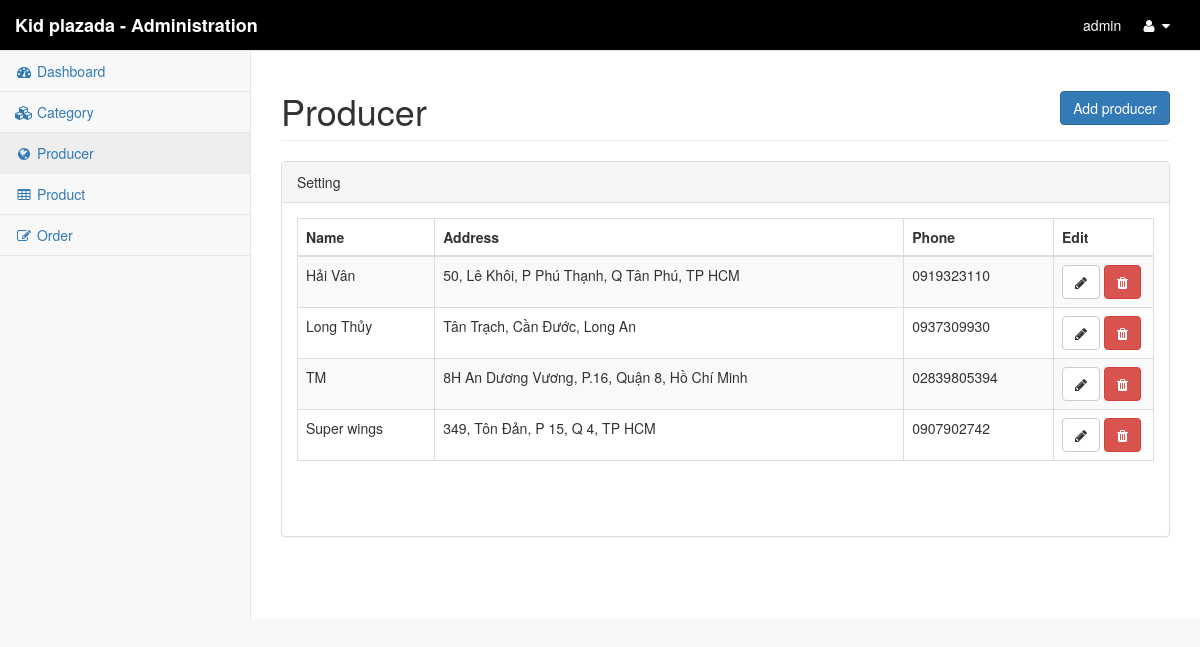
Page /Kidplazada_website/dashboard/producer.php (signed in) on the committed database.
### tables this page shows
CREATE TABLE `producer`  (
  `id` int(10) NOT NULL AUTO_INCREMENT,
  `name` varchar(20) NOT NULL,
  `address` varchar(1000) NULL DEFAULT NULL,
  `phone` varchar(11) NULL DEFAULT NULL,
  PRIMARY KEY (`id`) USING BTREE
);

### Kidplazada_website/dashboard/producer.php (called while the page is built, shortened)
<?php
    include("template.php")
?>

### Kidplazada_website/dashboard/body/producer.body.php (the view, shortened to what this page needs)
<div id="page-wrapper">
            <div class="row">
                <div class="col-lg-12">
                    <h1 class="page-header">Producer<a data-toggle="modal" data-target="#addForm" class="btn btn-primary" style="float: right">Add producer</a></h1>
                </div>
            </div>
            <div class="row">
                <div class="col-lg-12">
                    <div class="panel panel-default">
                        <div class="panel-heading">
                        <div>Setting</div>
                        </div>
                        <div class="panel-body">
                            <table width="100%" class="table table-striped table-bordered table-hover" id="dataTables-example">
                                <thead>
                                    <tr>
                                        <th>Name</th>
                                        <th>Address</th>
                                        <th>Phone</th>
                                        <th>Edit</th>
                                    </tr>
                                </thead>
                                <tbody>
                                    <?php
                                        $status=0;
                                        $limit=5;
                                        $table=mysqli_query($connect,"select * from producer limit $status, $limit");
                                        while($row = mysqli_fetch_array($table))
                                        {
                                    ?>
                                    <tr class="odd gradeX">
                                        <td><?= $row["name"] ?></td>
                                        <td><?= $row["address"] ?></td>
                                        <td><?= $row["phone"] ?></td>
                                        <td width="100px">
			                            	<a class="btn btn-default" data-toggle="modal" data-target="#<?= $row["id"] ?>"><em class="fa fa-pencil"></em></a>
			                            	<a class="btn btn-danger" href="process.php?cmd=delete from producer where id='<?= $row["id"] ?>'&selfpage=producer.php"><em class="fa fa-trash"></em></a>
                            			</td>
                                    </tr>
                                    <?php
                                        }
                                    ?>
                                </tbody>
                            </table>
                        </div>
                    </div>
                </div>
            </div>
</div>

### rows in the picture
producer: name "Hải Vân", address "50, Lê Khôi, P Phú Thạnh, Q Tân Phú, TP HCM", phone "0919323110"
producer: name "Long Thủy", address "Tân Trạch, Cần Đước, Long An", phone "0937309930"
producer: name "TM", address "8H An Dương Vương, P.16, Quận 8, Hồ Chí Minh", phone "02839805394"
producer: name "Super wings", address "349, Tôn Đản, P 15, Q 4, TP HCM", phone "0907902742"

### other values in the picture
$_SESSION["plazadakid_user"] "admin"
